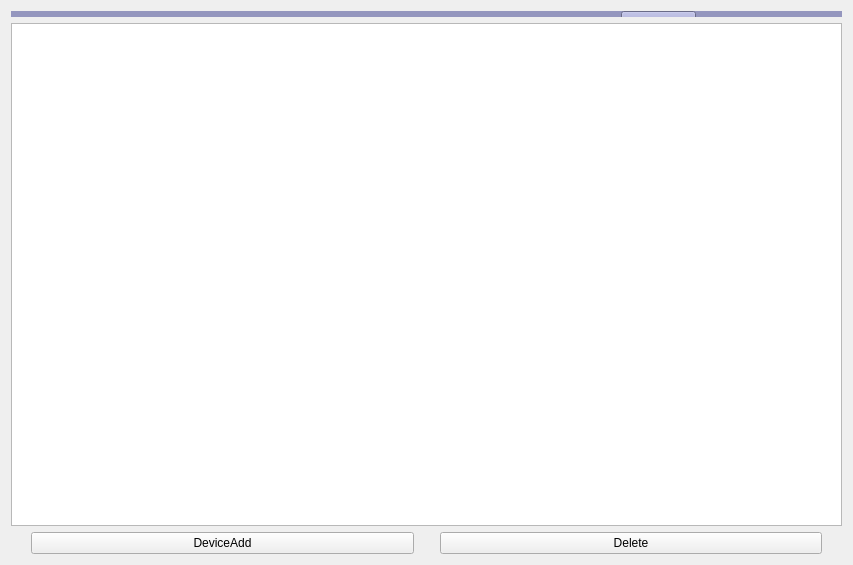
<?xml version="1.0" encoding="UTF-8"?>
<ui version="4.0">
 <class>CDeviceManagement</class>
 <widget class="QWidget" name="CDeviceManagement">
  <property name="geometry">
   <rect>
    <x>0</x>
    <y>0</y>
    <width>853</width>
    <height>565</height>
   </rect>
  </property>
  <property name="windowTitle">
   <string>CDeviceManagement</string>
  </property>
  <layout class="QGridLayout" name="gridLayout_5">
   <item row="0" column="0" rowspan="2" colspan="2">
    <widget class="QWidget" name="ModifyWidget" native="true">
     <property name="palette">
      <palette>
       <active>
        <colorrole role="WindowText">
         <brush brushstyle="SolidPattern">
          <color alpha="255">
           <red>0</red>
           <green>0</green>
           <blue>0</blue>
          </color>
         </brush>
        </colorrole>
        <colorrole role="Button">
         <brush brushstyle="SolidPattern">
          <color alpha="255">
           <red>148</red>
           <green>150</green>
           <blue>190</blue>
          </color>
         </brush>
        </colorrole>
        <colorrole role="Light">
         <brush brushstyle="SolidPattern">
          <color alpha="255">
           <red>229</red>
           <green>230</green>
           <blue>255</blue>
          </color>
         </brush>
        </colorrole>
        <colorrole role="Midlight">
         <brush brushstyle="SolidPattern">
          <color alpha="255">
           <red>188</red>
           <green>190</green>
           <blue>222</blue>
          </color>
         </brush>
        </colorrole>
        <colorrole role="Dark">
         <brush brushstyle="SolidPattern">
          <color alpha="255">
           <red>74</red>
           <green>75</green>
           <blue>95</blue>
          </color>
         </brush>
        </colorrole>
        <colorrole role="Mid">
         <brush brushstyle="SolidPattern">
          <color alpha="255">
           <red>99</red>
           <green>100</green>
           <blue>127</blue>
          </color>
         </brush>
        </colorrole>
        <colorrole role="Text">
         <brush brushstyle="SolidPattern">
          <color alpha="255">
           <red>0</red>
           <green>0</green>
           <blue>0</blue>
          </color>
         </brush>
        </colorrole>
        <colorrole role="BrightText">
         <brush brushstyle="SolidPattern">
          <color alpha="255">
           <red>255</red>
           <green>255</green>
           <blue>255</blue>
          </color>
         </brush>
        </colorrole>
        <colorrole role="ButtonText">
         <brush brushstyle="SolidPattern">
          <color alpha="255">
           <red>0</red>
           <green>0</green>
           <blue>0</blue>
          </color>
         </brush>
        </colorrole>
        <colorrole role="Base">
         <brush brushstyle="SolidPattern">
          <color alpha="255">
           <red>255</red>
           <green>255</green>
           <blue>255</blue>
          </color>
         </brush>
        </colorrole>
        <colorrole role="Window">
         <brush brushstyle="SolidPattern">
          <color alpha="255">
           <red>148</red>
           <green>150</green>
           <blue>190</blue>
          </color>
         </brush>
        </colorrole>
        <colorrole role="Shadow">
         <brush brushstyle="SolidPattern">
          <color alpha="255">
           <red>0</red>
           <green>0</green>
           <blue>0</blue>
          </color>
         </brush>
        </colorrole>
        <colorrole role="AlternateBase">
         <brush brushstyle="SolidPattern">
          <color alpha="255">
           <red>201</red>
           <green>202</green>
           <blue>222</blue>
          </color>
         </brush>
        </colorrole>
        <colorrole role="ToolTipBase">
         <brush brushstyle="SolidPattern">
          <color alpha="255">
           <red>255</red>
           <green>255</green>
           <blue>220</blue>
          </color>
         </brush>
        </colorrole>
        <colorrole role="ToolTipText">
         <brush brushstyle="SolidPattern">
          <color alpha="255">
           <red>0</red>
           <green>0</green>
           <blue>0</blue>
          </color>
         </brush>
        </colorrole>
       </active>
       <inactive>
        <colorrole role="WindowText">
         <brush brushstyle="SolidPattern">
          <color alpha="255">
           <red>0</red>
           <green>0</green>
           <blue>0</blue>
          </color>
         </brush>
        </colorrole>
        <colorrole role="Button">
         <brush brushstyle="SolidPattern">
          <color alpha="255">
           <red>148</red>
           <green>150</green>
           <blue>190</blue>
          </color>
         </brush>
        </colorrole>
        <colorrole role="Light">
         <brush brushstyle="SolidPattern">
          <color alpha="255">
           <red>229</red>
           <green>230</green>
           <blue>255</blue>
          </color>
         </brush>
        </colorrole>
        <colorrole role="Midlight">
         <brush brushstyle="SolidPattern">
          <color alpha="255">
           <red>188</red>
           <green>190</green>
           <blue>222</blue>
          </color>
         </brush>
        </colorrole>
        <colorrole role="Dark">
         <brush brushstyle="SolidPattern">
          <color alpha="255">
           <red>74</red>
           <green>75</green>
           <blue>95</blue>
          </color>
         </brush>
        </colorrole>
        <colorrole role="Mid">
         <brush brushstyle="SolidPattern">
          <color alpha="255">
           <red>99</red>
           <green>100</green>
           <blue>127</blue>
          </color>
         </brush>
        </colorrole>
        <colorrole role="Text">
         <brush brushstyle="SolidPattern">
          <color alpha="255">
           <red>0</red>
           <green>0</green>
           <blue>0</blue>
          </color>
         </brush>
        </colorrole>
        <colorrole role="BrightText">
         <brush brushstyle="SolidPattern">
          <color alpha="255">
           <red>255</red>
           <green>255</green>
           <blue>255</blue>
          </color>
         </brush>
        </colorrole>
        <colorrole role="ButtonText">
         <brush brushstyle="SolidPattern">
          <color alpha="255">
           <red>0</red>
           <green>0</green>
           <blue>0</blue>
          </color>
         </brush>
        </colorrole>
        <colorrole role="Base">
         <brush brushstyle="SolidPattern">
          <color alpha="255">
           <red>255</red>
           <green>255</green>
           <blue>255</blue>
          </color>
         </brush>
        </colorrole>
        <colorrole role="Window">
         <brush brushstyle="SolidPattern">
          <color alpha="255">
           <red>148</red>
           <green>150</green>
           <blue>190</blue>
          </color>
         </brush>
        </colorrole>
        <colorrole role="Shadow">
         <brush brushstyle="SolidPattern">
          <color alpha="255">
           <red>0</red>
           <green>0</green>
           <blue>0</blue>
          </color>
         </brush>
        </colorrole>
        <colorrole role="AlternateBase">
         <brush brushstyle="SolidPattern">
          <color alpha="255">
           <red>201</red>
           <green>202</green>
           <blue>222</blue>
          </color>
         </brush>
        </colorrole>
        <colorrole role="ToolTipBase">
         <brush brushstyle="SolidPattern">
          <color alpha="255">
           <red>255</red>
           <green>255</green>
           <blue>220</blue>
          </color>
         </brush>
        </colorrole>
        <colorrole role="ToolTipText">
         <brush brushstyle="SolidPattern">
          <color alpha="255">
           <red>0</red>
           <green>0</green>
           <blue>0</blue>
          </color>
         </brush>
        </colorrole>
       </inactive>
       <disabled>
        <colorrole role="WindowText">
         <brush brushstyle="SolidPattern">
          <color alpha="255">
           <red>74</red>
           <green>75</green>
           <blue>95</blue>
          </color>
         </brush>
        </colorrole>
        <colorrole role="Button">
         <brush brushstyle="SolidPattern">
          <color alpha="255">
           <red>148</red>
           <green>150</green>
           <blue>190</blue>
          </color>
         </brush>
        </colorrole>
        <colorrole role="Light">
         <brush brushstyle="SolidPattern">
          <color alpha="255">
           <red>229</red>
           <green>230</green>
           <blue>255</blue>
          </color>
         </brush>
        </colorrole>
        <colorrole role="Midlight">
         <brush brushstyle="SolidPattern">
          <color alpha="255">
           <red>188</red>
           <green>190</green>
           <blue>222</blue>
          </color>
         </brush>
        </colorrole>
        <colorrole role="Dark">
         <brush brushstyle="SolidPattern">
          <color alpha="255">
           <red>74</red>
           <green>75</green>
           <blue>95</blue>
          </color>
         </brush>
        </colorrole>
        <colorrole role="Mid">
         <brush brushstyle="SolidPattern">
          <color alpha="255">
           <red>99</red>
           <green>100</green>
           <blue>127</blue>
          </color>
         </brush>
        </colorrole>
        <colorrole role="Text">
         <brush brushstyle="SolidPattern">
          <color alpha="255">
           <red>74</red>
           <green>75</green>
           <blue>95</blue>
          </color>
         </brush>
        </colorrole>
        <colorrole role="BrightText">
         <brush brushstyle="SolidPattern">
          <color alpha="255">
           <red>255</red>
           <green>255</green>
           <blue>255</blue>
          </color>
         </brush>
        </colorrole>
        <colorrole role="ButtonText">
         <brush brushstyle="SolidPattern">
          <color alpha="255">
           <red>74</red>
           <green>75</green>
           <blue>95</blue>
          </color>
         </brush>
        </colorrole>
        <colorrole role="Base">
         <brush brushstyle="SolidPattern">
          <color alpha="255">
           <red>148</red>
           <green>150</green>
           <blue>190</blue>
          </color>
         </brush>
        </colorrole>
        <colorrole role="Window">
         <brush brushstyle="SolidPattern">
          <color alpha="255">
           <red>148</red>
           <green>150</green>
           <blue>190</blue>
          </color>
         </brush>
        </colorrole>
        <colorrole role="Shadow">
         <brush brushstyle="SolidPattern">
          <color alpha="255">
           <red>0</red>
           <green>0</green>
           <blue>0</blue>
          </color>
         </brush>
        </colorrole>
        <colorrole role="AlternateBase">
         <brush brushstyle="SolidPattern">
          <color alpha="255">
           <red>148</red>
           <green>150</green>
           <blue>190</blue>
          </color>
         </brush>
        </colorrole>
        <colorrole role="ToolTipBase">
         <brush brushstyle="SolidPattern">
          <color alpha="255">
           <red>255</red>
           <green>255</green>
           <blue>220</blue>
          </color>
         </brush>
        </colorrole>
        <colorrole role="ToolTipText">
         <brush brushstyle="SolidPattern">
          <color alpha="255">
           <red>0</red>
           <green>0</green>
           <blue>0</blue>
          </color>
         </brush>
        </colorrole>
       </disabled>
      </palette>
     </property>
     <property name="autoFillBackground">
      <bool>true</bool>
     </property>
     <property name="styleSheet">
      <string notr="true">enum Shape {
	Box = 0x0001
};</string>
     </property>
     <widget class="QPushButton" name="ModifyExitButton">
      <property name="geometry">
       <rect>
        <x>610</x>
        <y>0</y>
        <width>75</width>
        <height>23</height>
       </rect>
      </property>
      <property name="text">
       <string>Exit</string>
      </property>
     </widget>
     <widget class="QSplitter" name="splitter_3">
      <property name="geometry">
       <rect>
        <x>120</x>
        <y>70</y>
        <width>431</width>
        <height>241</height>
       </rect>
      </property>
      <property name="orientation">
       <enum>Qt::Horizontal</enum>
      </property>
      <widget class="QWidget" name="layoutWidget_2">
       <layout class="QGridLayout" name="gridLayout_3">
        <item row="0" column="0">
         <widget class="QLabel" name="ModifyIPlabel">
          <property name="text">
           <string>IP：</string>
          </property>
         </widget>
        </item>
        <item row="0" column="1">
         <widget class="QLineEdit" name="ModifyIPLineEdit"/>
        </item>
        <item row="1" column="0">
         <widget class="QLabel" name="ModifyPortlabel">
          <property name="text">
           <string>端口号：</string>
          </property>
         </widget>
        </item>
        <item row="1" column="1">
         <widget class="QLineEdit" name="ModifyPortLineEdit"/>
        </item>
        <item row="2" column="0">
         <widget class="QLabel" name="ModifyUsernamelabel">
          <property name="text">
           <string>用户名：</string>
          </property>
         </widget>
        </item>
        <item row="2" column="1">
         <widget class="QLineEdit" name="ModifyUsernameLineEdit"/>
        </item>
        <item row="3" column="0">
         <widget class="QLabel" name="ModifyPasswordlabel">
          <property name="text">
           <string>密码：</string>
          </property>
         </widget>
        </item>
        <item row="3" column="1">
         <widget class="QLineEdit" name="ModifyPasswordLineEdit"/>
        </item>
       </layout>
      </widget>
     </widget>
     <widget class="QSplitter" name="splitter_4">
      <property name="geometry">
       <rect>
        <x>120</x>
        <y>350</y>
        <width>431</width>
        <height>54</height>
       </rect>
      </property>
      <property name="orientation">
       <enum>Qt::Horizontal</enum>
      </property>
      <widget class="QWidget" name="layoutWidget_3">
       <layout class="QGridLayout" name="gridLayout_4">
        <item row="0" column="0">
         <widget class="QPushButton" name="ModifyCheckButton">
          <property name="text">
           <string>Modify</string>
          </property>
         </widget>
        </item>
        <item row="0" column="1">
         <widget class="QPushButton" name="ModifyCancelButton">
          <property name="text">
           <string>Cancel</string>
          </property>
         </widget>
        </item>
       </layout>
      </widget>
     </widget>
    </widget>
   </item>
   <item row="1" column="1">
    <widget class="QWidget" name="addWidget" native="true">
     <property name="palette">
      <palette>
       <active>
        <colorrole role="WindowText">
         <brush brushstyle="SolidPattern">
          <color alpha="255">
           <red>0</red>
           <green>0</green>
           <blue>0</blue>
          </color>
         </brush>
        </colorrole>
        <colorrole role="Button">
         <brush brushstyle="SolidPattern">
          <color alpha="255">
           <red>148</red>
           <green>150</green>
           <blue>190</blue>
          </color>
         </brush>
        </colorrole>
        <colorrole role="Light">
         <brush brushstyle="SolidPattern">
          <color alpha="255">
           <red>229</red>
           <green>230</green>
           <blue>255</blue>
          </color>
         </brush>
        </colorrole>
        <colorrole role="Midlight">
         <brush brushstyle="SolidPattern">
          <color alpha="255">
           <red>188</red>
           <green>190</green>
           <blue>222</blue>
          </color>
         </brush>
        </colorrole>
        <colorrole role="Dark">
         <brush brushstyle="SolidPattern">
          <color alpha="255">
           <red>74</red>
           <green>75</green>
           <blue>95</blue>
          </color>
         </brush>
        </colorrole>
        <colorrole role="Mid">
         <brush brushstyle="SolidPattern">
          <color alpha="255">
           <red>99</red>
           <green>100</green>
           <blue>127</blue>
          </color>
         </brush>
        </colorrole>
        <colorrole role="Text">
         <brush brushstyle="SolidPattern">
          <color alpha="255">
           <red>0</red>
           <green>0</green>
           <blue>0</blue>
          </color>
         </brush>
        </colorrole>
        <colorrole role="BrightText">
         <brush brushstyle="SolidPattern">
          <color alpha="255">
           <red>255</red>
           <green>255</green>
           <blue>255</blue>
          </color>
         </brush>
        </colorrole>
        <colorrole role="ButtonText">
         <brush brushstyle="SolidPattern">
          <color alpha="255">
           <red>0</red>
           <green>0</green>
           <blue>0</blue>
          </color>
         </brush>
        </colorrole>
        <colorrole role="Base">
         <brush brushstyle="SolidPattern">
          <color alpha="255">
           <red>255</red>
           <green>255</green>
           <blue>255</blue>
          </color>
         </brush>
        </colorrole>
        <colorrole role="Window">
         <brush brushstyle="SolidPattern">
          <color alpha="255">
           <red>148</red>
           <green>150</green>
           <blue>190</blue>
          </color>
         </brush>
        </colorrole>
        <colorrole role="Shadow">
         <brush brushstyle="SolidPattern">
          <color alpha="255">
           <red>0</red>
           <green>0</green>
           <blue>0</blue>
          </color>
         </brush>
        </colorrole>
        <colorrole role="AlternateBase">
         <brush brushstyle="SolidPattern">
          <color alpha="255">
           <red>201</red>
           <green>202</green>
           <blue>222</blue>
          </color>
         </brush>
        </colorrole>
        <colorrole role="ToolTipBase">
         <brush brushstyle="SolidPattern">
          <color alpha="255">
           <red>255</red>
           <green>255</green>
           <blue>220</blue>
          </color>
         </brush>
        </colorrole>
        <colorrole role="ToolTipText">
         <brush brushstyle="SolidPattern">
          <color alpha="255">
           <red>0</red>
           <green>0</green>
           <blue>0</blue>
          </color>
         </brush>
        </colorrole>
       </active>
       <inactive>
        <colorrole role="WindowText">
         <brush brushstyle="SolidPattern">
          <color alpha="255">
           <red>0</red>
           <green>0</green>
           <blue>0</blue>
          </color>
         </brush>
        </colorrole>
        <colorrole role="Button">
         <brush brushstyle="SolidPattern">
          <color alpha="255">
           <red>148</red>
           <green>150</green>
           <blue>190</blue>
          </color>
         </brush>
        </colorrole>
        <colorrole role="Light">
         <brush brushstyle="SolidPattern">
          <color alpha="255">
           <red>229</red>
           <green>230</green>
           <blue>255</blue>
          </color>
         </brush>
        </colorrole>
        <colorrole role="Midlight">
         <brush brushstyle="SolidPattern">
          <color alpha="255">
           <red>188</red>
           <green>190</green>
           <blue>222</blue>
          </color>
         </brush>
        </colorrole>
        <colorrole role="Dark">
         <brush brushstyle="SolidPattern">
          <color alpha="255">
           <red>74</red>
           <green>75</green>
           <blue>95</blue>
          </color>
         </brush>
        </colorrole>
        <colorrole role="Mid">
         <brush brushstyle="SolidPattern">
          <color alpha="255">
           <red>99</red>
           <green>100</green>
           <blue>127</blue>
          </color>
         </brush>
        </colorrole>
        <colorrole role="Text">
         <brush brushstyle="SolidPattern">
          <color alpha="255">
           <red>0</red>
           <green>0</green>
           <blue>0</blue>
          </color>
         </brush>
        </colorrole>
        <colorrole role="BrightText">
         <brush brushstyle="SolidPattern">
          <color alpha="255">
           <red>255</red>
           <green>255</green>
           <blue>255</blue>
          </color>
         </brush>
        </colorrole>
        <colorrole role="ButtonText">
         <brush brushstyle="SolidPattern">
          <color alpha="255">
           <red>0</red>
           <green>0</green>
           <blue>0</blue>
          </color>
         </brush>
        </colorrole>
        <colorrole role="Base">
         <brush brushstyle="SolidPattern">
          <color alpha="255">
           <red>255</red>
           <green>255</green>
           <blue>255</blue>
          </color>
         </brush>
        </colorrole>
        <colorrole role="Window">
         <brush brushstyle="SolidPattern">
          <color alpha="255">
           <red>148</red>
           <green>150</green>
           <blue>190</blue>
          </color>
         </brush>
        </colorrole>
        <colorrole role="Shadow">
         <brush brushstyle="SolidPattern">
          <color alpha="255">
           <red>0</red>
           <green>0</green>
           <blue>0</blue>
          </color>
         </brush>
        </colorrole>
        <colorrole role="AlternateBase">
         <brush brushstyle="SolidPattern">
          <color alpha="255">
           <red>201</red>
           <green>202</green>
           <blue>222</blue>
          </color>
         </brush>
        </colorrole>
        <colorrole role="ToolTipBase">
         <brush brushstyle="SolidPattern">
          <color alpha="255">
           <red>255</red>
           <green>255</green>
           <blue>220</blue>
          </color>
         </brush>
        </colorrole>
        <colorrole role="ToolTipText">
         <brush brushstyle="SolidPattern">
          <color alpha="255">
           <red>0</red>
           <green>0</green>
           <blue>0</blue>
          </color>
         </brush>
        </colorrole>
       </inactive>
       <disabled>
        <colorrole role="WindowText">
         <brush brushstyle="SolidPattern">
          <color alpha="255">
           <red>74</red>
           <green>75</green>
           <blue>95</blue>
          </color>
         </brush>
        </colorrole>
        <colorrole role="Button">
         <brush brushstyle="SolidPattern">
          <color alpha="255">
           <red>148</red>
           <green>150</green>
           <blue>190</blue>
          </color>
         </brush>
        </colorrole>
        <colorrole role="Light">
         <brush brushstyle="SolidPattern">
          <color alpha="255">
           <red>229</red>
           <green>230</green>
           <blue>255</blue>
          </color>
         </brush>
        </colorrole>
        <colorrole role="Midlight">
         <brush brushstyle="SolidPattern">
          <color alpha="255">
           <red>188</red>
           <green>190</green>
           <blue>222</blue>
          </color>
         </brush>
        </colorrole>
        <colorrole role="Dark">
         <brush brushstyle="SolidPattern">
          <color alpha="255">
           <red>74</red>
           <green>75</green>
           <blue>95</blue>
          </color>
         </brush>
        </colorrole>
        <colorrole role="Mid">
         <brush brushstyle="SolidPattern">
          <color alpha="255">
           <red>99</red>
           <green>100</green>
           <blue>127</blue>
          </color>
         </brush>
        </colorrole>
        <colorrole role="Text">
         <brush brushstyle="SolidPattern">
          <color alpha="255">
           <red>74</red>
           <green>75</green>
           <blue>95</blue>
          </color>
         </brush>
        </colorrole>
        <colorrole role="BrightText">
         <brush brushstyle="SolidPattern">
          <color alpha="255">
           <red>255</red>
           <green>255</green>
           <blue>255</blue>
          </color>
         </brush>
        </colorrole>
        <colorrole role="ButtonText">
         <brush brushstyle="SolidPattern">
          <color alpha="255">
           <red>74</red>
           <green>75</green>
           <blue>95</blue>
          </color>
         </brush>
        </colorrole>
        <colorrole role="Base">
         <brush brushstyle="SolidPattern">
          <color alpha="255">
           <red>148</red>
           <green>150</green>
           <blue>190</blue>
          </color>
         </brush>
        </colorrole>
        <colorrole role="Window">
         <brush brushstyle="SolidPattern">
          <color alpha="255">
           <red>148</red>
           <green>150</green>
           <blue>190</blue>
          </color>
         </brush>
        </colorrole>
        <colorrole role="Shadow">
         <brush brushstyle="SolidPattern">
          <color alpha="255">
           <red>0</red>
           <green>0</green>
           <blue>0</blue>
          </color>
         </brush>
        </colorrole>
        <colorrole role="AlternateBase">
         <brush brushstyle="SolidPattern">
          <color alpha="255">
           <red>148</red>
           <green>150</green>
           <blue>190</blue>
          </color>
         </brush>
        </colorrole>
        <colorrole role="ToolTipBase">
         <brush brushstyle="SolidPattern">
          <color alpha="255">
           <red>255</red>
           <green>255</green>
           <blue>220</blue>
          </color>
         </brush>
        </colorrole>
        <colorrole role="ToolTipText">
         <brush brushstyle="SolidPattern">
          <color alpha="255">
           <red>0</red>
           <green>0</green>
           <blue>0</blue>
          </color>
         </brush>
        </colorrole>
       </disabled>
      </palette>
     </property>
     <property name="autoFillBackground">
      <bool>true</bool>
     </property>
     <widget class="QPushButton" name="ExitButton">
      <property name="geometry">
       <rect>
        <x>640</x>
        <y>0</y>
        <width>75</width>
        <height>23</height>
       </rect>
      </property>
      <property name="text">
       <string>Exit</string>
      </property>
     </widget>
     <widget class="QSplitter" name="splitter">
      <property name="geometry">
       <rect>
        <x>140</x>
        <y>70</y>
        <width>431</width>
        <height>241</height>
       </rect>
      </property>
      <property name="orientation">
       <enum>Qt::Horizontal</enum>
      </property>
      <widget class="QWidget" name="layoutWidget">
       <layout class="QGridLayout" name="gridLayout">
        <item row="0" column="0">
         <widget class="QLabel" name="IPlabel">
          <property name="text">
           <string>IP：</string>
          </property>
         </widget>
        </item>
        <item row="0" column="1">
         <widget class="QLineEdit" name="IPLineEdit"/>
        </item>
        <item row="1" column="0">
         <widget class="QLabel" name="Portlabel">
          <property name="text">
           <string>端口号：</string>
          </property>
         </widget>
        </item>
        <item row="1" column="1">
         <widget class="QLineEdit" name="PortLineEdit"/>
        </item>
        <item row="2" column="0">
         <widget class="QLabel" name="Usernamelabel">
          <property name="text">
           <string>用户名：</string>
          </property>
         </widget>
        </item>
        <item row="2" column="1">
         <widget class="QLineEdit" name="UsernameLineEdit"/>
        </item>
        <item row="3" column="0">
         <widget class="QLabel" name="Passwordlabel">
          <property name="text">
           <string>密码：</string>
          </property>
         </widget>
        </item>
        <item row="3" column="1">
         <widget class="QLineEdit" name="PasswordLineEdit"/>
        </item>
       </layout>
      </widget>
     </widget>
     <widget class="QSplitter" name="splitter_2">
      <property name="geometry">
       <rect>
        <x>140</x>
        <y>350</y>
        <width>431</width>
        <height>54</height>
       </rect>
      </property>
      <property name="orientation">
       <enum>Qt::Horizontal</enum>
      </property>
      <widget class="QWidget" name="layoutWidget">
       <layout class="QGridLayout" name="gridLayout_2">
        <item row="0" column="0">
         <widget class="QPushButton" name="LoginButton">
          <property name="text">
           <string>Login</string>
          </property>
         </widget>
        </item>
        <item row="0" column="1">
         <widget class="QPushButton" name="LogoutButton">
          <property name="text">
           <string>Logout</string>
          </property>
         </widget>
        </item>
       </layout>
      </widget>
     </widget>
    </widget>
   </item>
   <item row="2" column="0" colspan="2">
    <widget class="QTableView" name="tableView"/>
   </item>
   <item row="4" column="0" colspan="2">
    <layout class="QHBoxLayout" name="horizontalLayout">
     <item>
      <spacer name="horizontalSpacer_2">
       <property name="orientation">
        <enum>Qt::Horizontal</enum>
       </property>
       <property name="sizeType">
        <enum>QSizePolicy::Minimum</enum>
       </property>
       <property name="sizeHint" stdset="0">
        <size>
         <width>20</width>
         <height>20</height>
        </size>
       </property>
      </spacer>
     </item>
     <item>
      <widget class="QPushButton" name="AddButton">
       <property name="sizePolicy">
        <sizepolicy hsizetype="Minimum" vsizetype="Preferred">
         <horstretch>0</horstretch>
         <verstretch>0</verstretch>
        </sizepolicy>
       </property>
       <property name="text">
        <string>DeviceAdd</string>
       </property>
      </widget>
     </item>
     <item>
      <spacer name="horizontalSpacer">
       <property name="orientation">
        <enum>Qt::Horizontal</enum>
       </property>
       <property name="sizeType">
        <enum>QSizePolicy::Minimum</enum>
       </property>
       <property name="sizeHint" stdset="0">
        <size>
         <width>20</width>
         <height>20</height>
        </size>
       </property>
      </spacer>
     </item>
     <item>
      <widget class="QPushButton" name="DeleteButton">
       <property name="sizePolicy">
        <sizepolicy hsizetype="Minimum" vsizetype="Preferred">
         <horstretch>0</horstretch>
         <verstretch>0</verstretch>
        </sizepolicy>
       </property>
       <property name="text">
        <string>Delete</string>
       </property>
      </widget>
     </item>
     <item>
      <spacer name="horizontalSpacer_3">
       <property name="orientation">
        <enum>Qt::Horizontal</enum>
       </property>
       <property name="sizeType">
        <enum>QSizePolicy::Minimum</enum>
       </property>
       <property name="sizeHint" stdset="0">
        <size>
         <width>20</width>
         <height>20</height>
        </size>
       </property>
      </spacer>
     </item>
    </layout>
   </item>
  </layout>
  <zorder>layoutWidget</zorder>
  <zorder>tableView</zorder>
  <zorder>addWidget</zorder>
  <zorder>ModifyWidget</zorder>
 </widget>
 <layoutdefault spacing="6" margin="11"/>
 <resources/>
 <connections/>
</ui>
